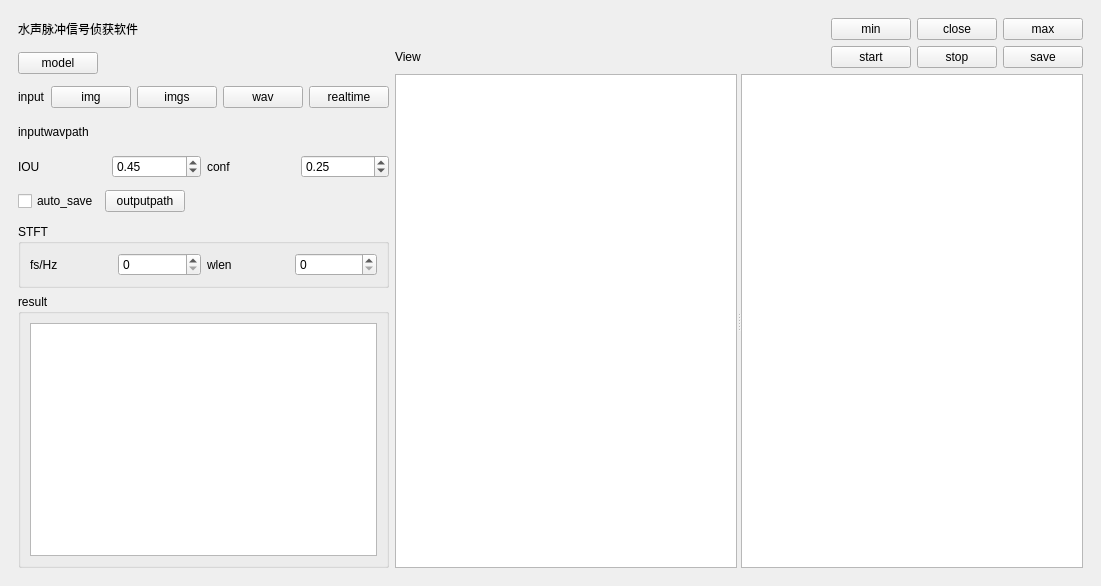
<?xml version="1.0" encoding="UTF-8"?>
<ui version="4.0">
 <class>MainWindow</class>
 <widget class="QMainWindow" name="MainWindow">
  <property name="geometry">
   <rect>
    <x>0</x>
    <y>0</y>
    <width>1101</width>
    <height>586</height>
   </rect>
  </property>
  <property name="windowTitle">
   <string>水声脉冲信号侦获软件界面</string>
  </property>
  <widget class="QWidget" name="centralwidget">
   <layout class="QGridLayout" name="gridLayout">
    <item row="0" column="1">
     <widget class="QWidget" name="widget" native="true">
      <layout class="QGridLayout" name="gridLayout_3">
       <item row="0" column="0">
        <layout class="QVBoxLayout" name="verticalLayout_3" stretch="0,1">
         <item>
          <layout class="QHBoxLayout" name="horizontalLayout" stretch="0,1,0,0,0">
           <item>
            <widget class="QLabel" name="title">
             <property name="text">
              <string>水声脉冲信号侦获软件</string>
             </property>
            </widget>
           </item>
           <item>
            <spacer name="horizontalSpacer">
             <property name="orientation">
              <enum>Qt::Horizontal</enum>
             </property>
             <property name="sizeHint" stdset="0">
              <size>
               <width>345</width>
               <height>20</height>
              </size>
             </property>
            </spacer>
           </item>
           <item>
            <widget class="QPushButton" name="minButton">
             <property name="text">
              <string>min</string>
             </property>
            </widget>
           </item>
           <item>
            <widget class="QPushButton" name="closeButton">
             <property name="text">
              <string>close</string>
             </property>
            </widget>
           </item>
           <item>
            <widget class="QPushButton" name="maxButton">
             <property name="text">
              <string>max</string>
             </property>
            </widget>
           </item>
          </layout>
         </item>
         <item>
          <layout class="QHBoxLayout" name="horizontalLayout_10" stretch="0,1">
           <item>
            <layout class="QVBoxLayout" name="verticalLayout_2" stretch="1,1,1,1,1,1,8">
             <item>
              <layout class="QHBoxLayout" name="horizontalLayout_4" stretch="0,1">
               <item>
                <widget class="QPushButton" name="model_choose">
                 <property name="text">
                  <string>model</string>
                 </property>
                </widget>
               </item>
               <item>
                <widget class="QLabel" name="model_path">
                 <property name="text">
                  <string/>
                 </property>
                </widget>
               </item>
              </layout>
             </item>
             <item>
              <layout class="QHBoxLayout" name="horizontalLayout_5" stretch="0,1,1,1,1">
               <item>
                <widget class="QLabel" name="label_3">
                 <property name="text">
                  <string>input</string>
                 </property>
                </widget>
               </item>
               <item>
                <widget class="QPushButton" name="img_choose">
                 <property name="text">
                  <string>img</string>
                 </property>
                </widget>
               </item>
               <item>
                <widget class="QPushButton" name="imgs_choose">
                 <property name="text">
                  <string>imgs</string>
                 </property>
                </widget>
               </item>
               <item>
                <widget class="QPushButton" name="wav_choose">
                 <property name="text">
                  <string>wav</string>
                 </property>
                </widget>
               </item>
               <item>
                <widget class="QPushButton" name="realtime_chose">
                 <property name="text">
                  <string>realtime</string>
                 </property>
                </widget>
               </item>
              </layout>
             </item>
             <item>
              <layout class="QHBoxLayout" name="horizontalLayout_6" stretch="0,1">
               <item>
                <widget class="QLabel" name="label_4">
                 <property name="text">
                  <string>inputwavpath</string>
                 </property>
                </widget>
               </item>
               <item>
                <widget class="QLabel" name="inputwavpath">
                 <property name="text">
                  <string/>
                 </property>
                </widget>
               </item>
              </layout>
             </item>
             <item>
              <layout class="QHBoxLayout" name="horizontalLayout_7">
               <item>
                <widget class="QLabel" name="label_5">
                 <property name="text">
                  <string>IOU</string>
                 </property>
                </widget>
               </item>
               <item>
                <widget class="QDoubleSpinBox" name="iouSpinBox">
                 <property name="maximum">
                  <double>1.000000000000000</double>
                 </property>
                 <property name="singleStep">
                  <double>0.010000000000000</double>
                 </property>
                 <property name="value">
                  <double>0.450000000000000</double>
                 </property>
                </widget>
               </item>
               <item>
                <widget class="QLabel" name="label_6">
                 <property name="text">
                  <string>conf</string>
                 </property>
                </widget>
               </item>
               <item>
                <widget class="QDoubleSpinBox" name="confSpinBox">
                 <property name="maximum">
                  <double>1.000000000000000</double>
                 </property>
                 <property name="singleStep">
                  <double>0.010000000000000</double>
                 </property>
                 <property name="value">
                  <double>0.250000000000000</double>
                 </property>
                </widget>
               </item>
              </layout>
             </item>
             <item>
              <layout class="QHBoxLayout" name="horizontalLayout_8" stretch="0,0,1">
               <item>
                <widget class="QCheckBox" name="autosave_checkBox">
                 <property name="text">
                  <string>auto_save</string>
                 </property>
                </widget>
               </item>
               <item>
                <widget class="QPushButton" name="outputpath_choose">
                 <property name="text">
                  <string>outputpath</string>
                 </property>
                </widget>
               </item>
               <item>
                <widget class="QLabel" name="output_path">
                 <property name="text">
                  <string/>
                 </property>
                </widget>
               </item>
              </layout>
             </item>
             <item>
              <widget class="QGroupBox" name="groupBox">
               <property name="title">
                <string>STFT</string>
               </property>
               <layout class="QHBoxLayout" name="horizontalLayout_9">
                <item>
                 <widget class="QLabel" name="stftfs">
                  <property name="text">
                   <string>fs/Hz</string>
                  </property>
                 </widget>
                </item>
                <item>
                 <widget class="QSpinBox" name="stftfsSpinBox">
                  <property name="maximum">
                   <number>100000</number>
                  </property>
                 </widget>
                </item>
                <item>
                 <widget class="QLabel" name="wlen">
                  <property name="text">
                   <string>wlen</string>
                  </property>
                 </widget>
                </item>
                <item>
                 <widget class="QSpinBox" name="wlenspinBox">
                  <property name="maximum">
                   <number>10000</number>
                  </property>
                 </widget>
                </item>
               </layout>
              </widget>
             </item>
             <item>
              <widget class="QGroupBox" name="groupBox_2">
               <property name="title">
                <string>result</string>
               </property>
               <layout class="QGridLayout" name="gridLayout_2">
                <item row="0" column="0">
                 <widget class="QListWidget" name="result_listWidget"/>
                </item>
               </layout>
              </widget>
             </item>
            </layout>
           </item>
           <item>
            <layout class="QVBoxLayout" name="verticalLayout" stretch="0,9">
             <item>
              <layout class="QHBoxLayout" name="horizontalLayout_3" stretch="0,1,0,0,0">
               <item>
                <widget class="QLabel" name="label_2">
                 <property name="text">
                  <string>View</string>
                 </property>
                </widget>
               </item>
               <item>
                <spacer name="horizontalSpacer_2">
                 <property name="orientation">
                  <enum>Qt::Horizontal</enum>
                 </property>
                 <property name="sizeHint" stdset="0">
                  <size>
                   <width>40</width>
                   <height>20</height>
                  </size>
                 </property>
                </spacer>
               </item>
               <item>
                <widget class="QPushButton" name="start">
                 <property name="text">
                  <string>start</string>
                 </property>
                </widget>
               </item>
               <item>
                <widget class="QPushButton" name="stop">
                 <property name="text">
                  <string>stop</string>
                 </property>
                </widget>
               </item>
               <item>
                <widget class="QPushButton" name="save">
                 <property name="text">
                  <string>save</string>
                 </property>
                </widget>
               </item>
              </layout>
             </item>
             <item>
              <widget class="QSplitter" name="splitter">
               <property name="orientation">
                <enum>Qt::Horizontal</enum>
               </property>
               <widget class="QGraphicsView" name="raw_img"/>
               <widget class="QGraphicsView" name="detect_img"/>
              </widget>
             </item>
            </layout>
           </item>
          </layout>
         </item>
        </layout>
       </item>
      </layout>
     </widget>
    </item>
   </layout>
  </widget>
 </widget>
 <resources/>
 <connections/>
</ui>
